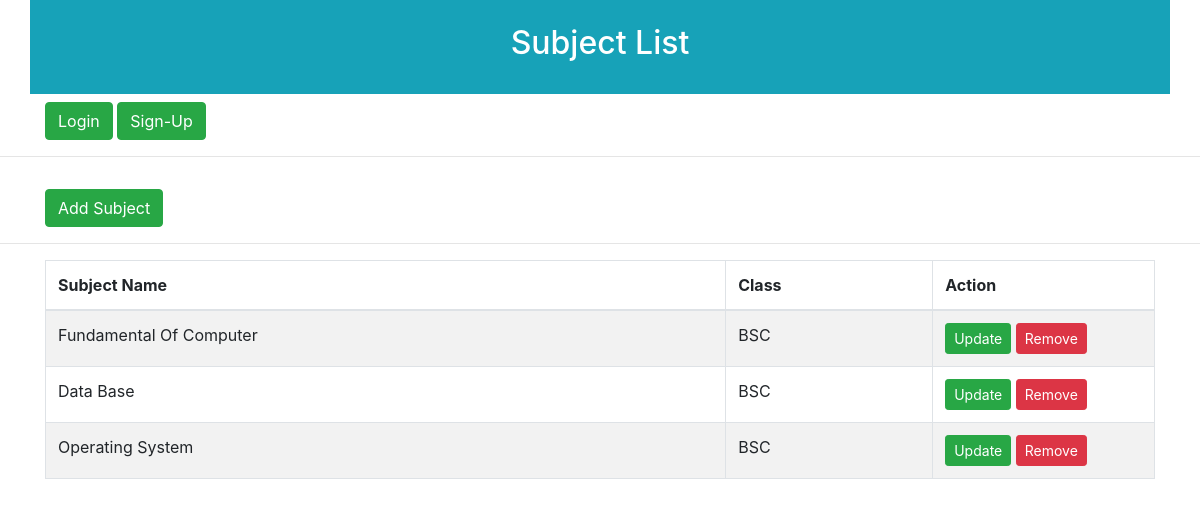
/subject/subject_list/, run on the app's committed database.
### subject/models.py (models this page shows, shortened)
class Add_subject(models.Model):
	subject_name = models.CharField(max_length=120)
	select_class = models.ForeignKey(Add_class, on_delete=models.CASCADE)

### class_app/models.py (models this page shows)
class Add_class(models.Model):
	class_name = models.CharField(max_length=120)
	def __str__(self):
		return self.class_name

### subject/views.py (the view)
# urls.py: path('subject_list/', views.subject_list, name='subject_list'),
def subject_list(request):
	all_subjects = Add_subject.objects.all()
	data={'all_subjects':all_subjects}
	return render(request,'subject_list.html', data)

### templates/subject_list.html
{% extends 'links.html' %}
{% load static %}
{% block content %}
	<div class="container p-4 bg-info text-white text-center">
		<h2>Subject List</h2>
	</div>
	{% include 'nav.html' %}
	<hr>
		<div class="container">
			<a href="{% url 'add_subject' %}" class="btn btn-success mt-3">Add Subject</a>
		</div>
			<hr>
	<div class="container mt-3">
		<table class="table table-bordered table-striped table-hover">
			<tr>
				<thead>
					<th>Subject Name</th>
					<th>Class</th>
					<th style="width: 20%;">Action</th>
				</thead>
			</tr>
			<tbody>
				{% for i in all_subjects %}
				<tr>
					<td>{{ i.subject_name }}</td>
					<td>{{ i.select_class }}</td>
					<td>
						<a href="{% url 'update_subject' i.id %}" class="btn btn-success btn-sm">Update</a>
						<a href="{% url 'delete_subject' i.id %}" class="btn btn-danger btn-sm">Remove</a>
					</td>
				</tr>
				{% endfor %}
			</tbody>
		</table>
	</div>
</body>
{% endblock %}

### data on the page
Add_subject: subject_name "Fundamental Of Computer", select_class "BSC"
Add_subject: subject_name "Data Base", select_class "BSC"
Add_subject: subject_name "Operating System", select_class "BSC"
